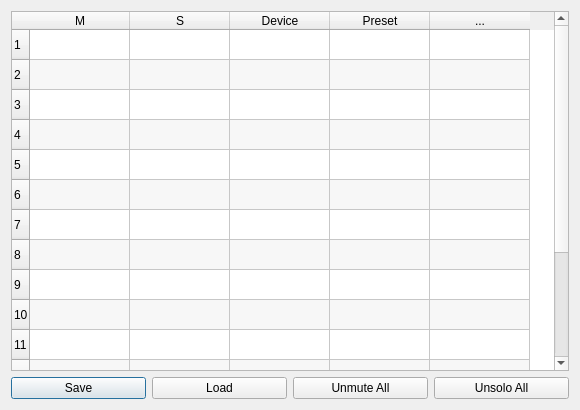
<?xml version="1.0" encoding="UTF-8"?>
<ui version="4.0">
 <class>qmpChannelsWindow</class>
 <widget class="QDialog" name="qmpChannelsWindow">
  <property name="geometry">
   <rect>
    <x>0</x>
    <y>0</y>
    <width>580</width>
    <height>410</height>
   </rect>
  </property>
  <property name="minimumSize">
   <size>
    <width>580</width>
    <height>410</height>
   </size>
  </property>
  <property name="maximumSize">
   <size>
    <width>580</width>
    <height>16777215</height>
   </size>
  </property>
  <property name="windowTitle">
   <string>Channels</string>
  </property>
  <layout class="QVBoxLayout" name="verticalLayout_4">
   <item>
    <layout class="QVBoxLayout" name="verticalLayout_1">
     <item>
      <widget class="QTableWidget" name="twChannels">
       <property name="sizePolicy">
        <sizepolicy hsizetype="Expanding" vsizetype="Expanding">
         <horstretch>0</horstretch>
         <verstretch>0</verstretch>
        </sizepolicy>
       </property>
       <property name="alternatingRowColors">
        <bool>true</bool>
       </property>
       <property name="selectionMode">
        <enum>QAbstractItemView::NoSelection</enum>
       </property>
       <property name="cornerButtonEnabled">
        <bool>false</bool>
       </property>
       <property name="rowCount">
        <number>16</number>
       </property>
       <property name="columnCount">
        <number>5</number>
       </property>
       <row/>
       <row/>
       <row/>
       <row/>
       <row/>
       <row/>
       <row/>
       <row/>
       <row/>
       <row/>
       <row/>
       <row/>
       <row/>
       <row/>
       <row/>
       <row/>
       <column>
        <property name="text">
         <string>M</string>
        </property>
       </column>
       <column>
        <property name="text">
         <string>S</string>
        </property>
       </column>
       <column>
        <property name="text">
         <string>Device</string>
        </property>
       </column>
       <column>
        <property name="text">
         <string>Preset</string>
        </property>
       </column>
       <column>
        <property name="text">
         <string>...</string>
        </property>
       </column>
       <item row="0" column="0">
        <property name="text">
         <string/>
        </property>
       </item>
      </widget>
     </item>
    </layout>
   </item>
   <item>
    <layout class="QHBoxLayout" name="horizontalLayout">
     <item>
      <widget class="QPushButton" name="pbSave">
       <property name="text">
        <string>Save</string>
       </property>
       <property name="iconSize">
        <size>
         <width>16</width>
         <height>16</height>
        </size>
       </property>
      </widget>
     </item>
     <item>
      <widget class="QPushButton" name="pbLoad">
       <property name="text">
        <string>Load</string>
       </property>
      </widget>
     </item>
     <item>
      <widget class="QPushButton" name="pbUnmute">
       <property name="text">
        <string>Unmute All</string>
       </property>
      </widget>
     </item>
     <item>
      <widget class="QPushButton" name="pbUnsolo">
       <property name="text">
        <string>Unsolo All</string>
       </property>
      </widget>
     </item>
    </layout>
   </item>
  </layout>
 </widget>
 <resources/>
 <connections/>
</ui>
